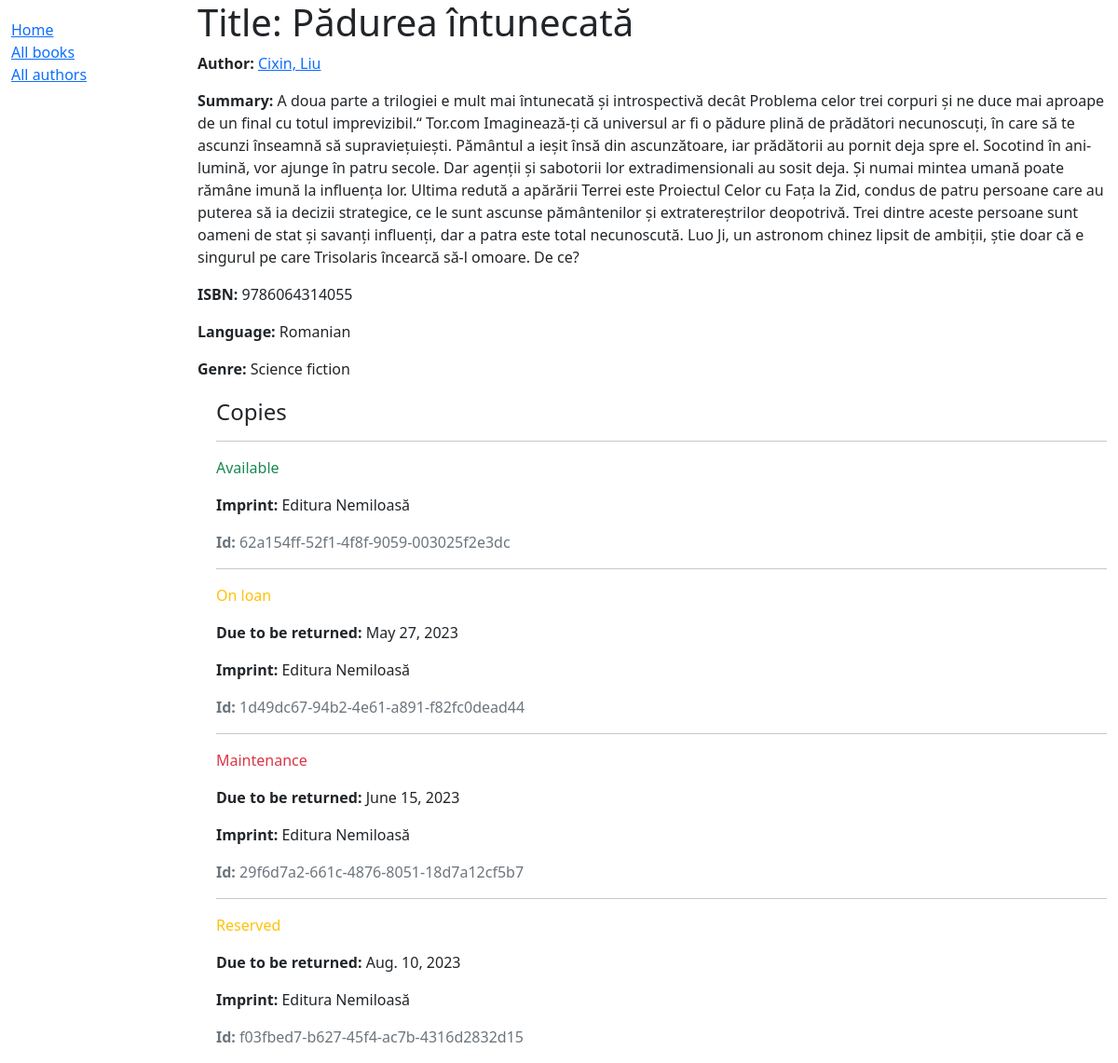
/catalog/book/1, run on the app's committed database.
### catalog/models.py (models this page shows, shortened)
class Book(models.Model):
	title = models.CharField(max_length=200)
	author = models.ForeignKey('Author', on_delete=models.SET_NULL, null=True)
	summary = models.TextField(max_length=1000, help_text='Enter a brief description of the book')
	isbn = models.CharField('ISBN', max_length=13, unique=True, help_text='13 Character <a href="https://www.isbn-international.org/content/what-isbn">ISBN number</a>')
	genre = models.ManyToManyField(Genre, help_text='Select a genre for this book')
	language = models.ForeignKey('Language', on_delete=models.SET_NULL, null=True)
	def display_genre(self):
		"""Create a string for the Genre. This is required to display genre in Admin."""
		return ', '.join(genre.name for genre in self.genre.all()[:3])
	display_genre.short_description = 'Genre'

class Author(models.Model):
	first_name = models.CharField(max_length=100)
	last_name = models.CharField(max_length=100)
	date_of_birth = models.DateField(null=True, blank=True)
	date_of_death = models.DateField('Died', null=True, blank=True)
	class Meta:
		ordering = ['last_name', 'first_name']
	def get_absolute_url(self):
		return reverse('author-detail', args=[str(self.id)])
	def __str__(self):
		return f'{self.last_name}, {self.first_name}'

class Language(models.Model):
	name = models.CharField(max_length=200, help_text="Enter the book's natural language (e.g. English, French, Japanese etc.)")
	def __str__(self):
		return self.name

class Genre(models.Model):
	name = models.CharField(max_length=200, help_text='Enter a book genre (e.g. Science Fiction)')
	def __str__(self):
		return self.name

class BookInstance(models.Model):
	id = models.UUIDField(primary_key=True, default=uuid.uuid4, help_text='Unique ID for this particular book across whole library')
	book = models.ForeignKey('Book', on_delete=models.RESTRICT, null=True)
	imprint = models.CharField(max_length=200)
	due_back = models.DateField(null=True, blank=True)
	LOAN_STATUS = (
		('m', 'Maintenance'),
		('o', 'On loan'),
		('a', 'Available'),
		('r', 'Reserved'),
	)
	status = models.CharField(
		max_length=1,
		choices=LOAN_STATUS,
		blank=True,
		default='m',
		help_text='Book availability',
	)
	class Meta:
		ordering = ['due_back']

### catalog/views.py (the view)
# urls.py: path('book/<int:pk>', views.BookDetailView.as_view(), name='book-detail'),
class BookDetailView(generic.DetailView):
	model = Book

### catalog/templates/catalog/book_detail.html
{% extends "base_generic.html" %}
{% block content %}
<h1>Title: {{ book.title }}</h1>
<p><strong>Author:</strong> <a href="{{ book.author.get_absolute_url }}">{{ book.author }}</a></p>
<p><strong>Summary:</strong> {{ book.summary }}</p>
<p><strong>ISBN:</strong> {{ book.isbn }}</p>
<p><strong>Language:</strong> {{ book.language }}</p>
<p><strong>Genre:</strong> {{ book.genre.all|join:", " }}</p>
<div style="margin-left:20px;margin-top:20px">
	<h4>Copies</h4>
	{% for copy in book.bookinstance_set.all %}
	<hr />
	<p
		class="{% if copy.status == 'a' %}text-success{% elif copy.status == 'm' %}text-danger{% else %}text-warning{% endif %}">
		{{ copy.get_status_display }}
	</p>
	{% if copy.status != 'a' %}
	<p><strong>Due to be returned:</strong> {{ copy.due_back }}</p>
	{% endif %}
	<p><strong>Imprint:</strong> {{ copy.imprint }}</p>
	<p class="text-muted"><strong>Id:</strong> {{ copy.id }}</p>
	{% endfor %}
</div>
{% endblock %}

### catalog/templates/base_generic.html (shortened to what this page needs)
<!DOCTYPE html>
<html lang="en">
<head>
	<link href="https://cdn.jsdelivr.net/npm/bootstrap@5.1.3/dist/css/bootstrap.min.css" rel="stylesheet"
 />
	{% load static %}
	<link rel="stylesheet" href="{% static 'css/styles.css' %}" />
</head>
<body>
	<div class="container-fluid">
		<div class="row">
			<div class="col-sm-2">
				{% block sidebar %}
				<ul class="sidebar-nav">
					<li><a href="{% url 'index' %}">Home</a></li>
					<a href="{% url 'books' %}">All books</a></li>
					<li><a href="{% url 'authors' %}">All authors</a></li>
				</ul>
				{% endblock %}
			</div>
			<div class="col-sm-10 ">{% block content %}{% endblock %}
			</div>
		</div>
	</div>
</body>
</html>

### catalog/static/css/styles.css (style rules this page uses)
.sidebar-nav { margin-top: 20px; padding: 0; list-style: none; }

### data on the page
Book: author "Cixin, Liu", summary "A doua parte a trilogiei e mult mai întunecată și introspectivă decât Problema celor trei corpuri și ne duce mai aproape de un final cu totul imprevizibil.“ Tor.com Imaginează-ți că universul ar fi o pădure plină de prădători necunoscuți, în care să te ascunzi înseamnă să supraviețuiești. Pământul a ieșit însă din ascunzătoare, iar prădătorii au pornit deja spre el. Socotind în ani-lumină, vor ajunge în patru secole. Dar agenții și sabotorii lor extradimensionali au sosit deja. Și numai mintea umană poate rămâne imună la influența lor. Ultima redută a apărării Terrei este Proiectul Celor cu Fața la Zid, condus de patru persoane care au puterea să ia decizii strategice, ce le sunt ascunse…", isbn "9786064314055", language "Romanian", genre.all "Science fiction"
BookInstance: status "Available", imprint "Editura Nemiloasă", id "62a154ff-52f1-4f8f-9059-003025f2e3dc"
BookInstance: status "On loan", due_back "May 27, 2023", imprint "Editura Nemiloasă", id "1d49dc67-94b2-4e61-a891-f82fc0dead44"
BookInstance: status "Maintenance", due_back "June 15, 2023", imprint "Editura Nemiloasă", id "29f6d7a2-661c-4876-8051-18d7a12cf5b7"
BookInstance: status "Reserved", due_back "Aug. 10, 2023", imprint "Editura Nemiloasă", id "f03fbed7-b627-45f4-ac7b-4316d2832d15"
